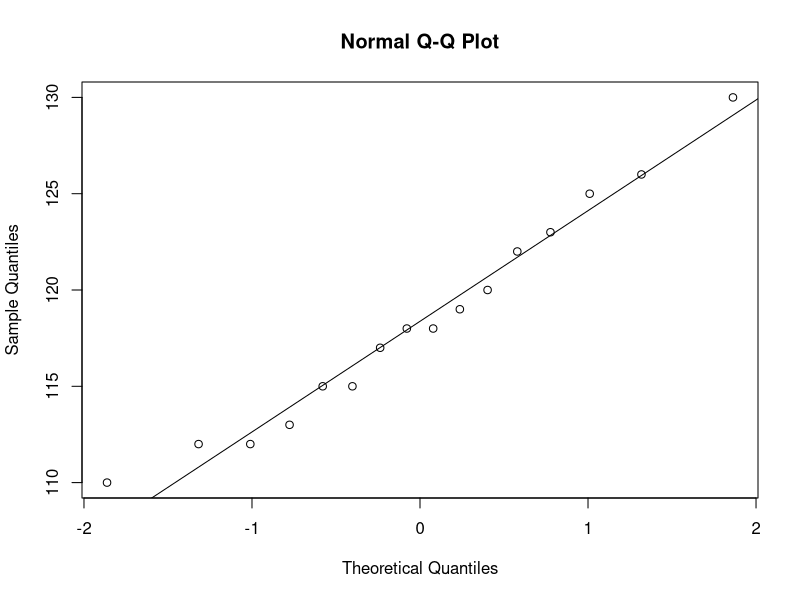

This chart was generated by the following R code:
# Problem 1:  The equatorial radius of the planet Jupiter is measured 
# 40 times independently by a process that is practically free of bias.  
# These measurements average (xbar) = 71492 kilometers with a standard 
# deviation 28 kilometers.  Find a 95% confidence interval for 
# the equatorial radius of Jupiter.

# 95% Confindence interval
# LB = xbar - 1.96*stddev/sqrt(n)
LB = 71492-1.96*28/sqrt(40)
LB
UB = 71492+1.96*28/sqrt(40)
UB


# 85% confidence interval

# za2 = qnorm(0.075,lower.tail=FALSE) = qnorm(0.925)
za2 = qnorm(0.925)
LB = 71492-za2*28/sqrt(40)
UB = 71492+za2*28/sqrt(40)
LB
UB

# Problem 2:  Suppose the researchers decided that it would be okay 
# to be accurate only within (+/-) 10 km.  What sample size would 
# achieve this margin of error?

(1.96*28/10)^2

# Problem 3:  A random sample of 16 Americans was taken in
# to determine the average number of pounds of beef eaten
# in a year.  The data is below:

x = c(118,115,125,110,112,130,117,112,115,120,113,118,119,122,123,126)
# Check to see if population is normally distributed
qqnorm(x)
qqline(x)

# Determine a 95% interval for the average number
# of pounds eaten annually by all americans.
m = mean(x)
1/0.03^2
s = sd(x)
n = length(x)
ta2 = qt(0.975,16-1)
LB = m-ta2*s/sqrt(n)
UB = m+ta2*s/sqrt(n)
LB
UB

# Problem 4:  A survey of college students was recently taken regarding 
# [redacted]
# 300 students were surveyed and 165 stated they approved of his 
# economic polices.  Construct a 95% confidence interval for the 
# proportion of students who approve of his economic policies.

ntilda = 300+4
ptilda = (165+2)/ntilda
qtilda = 1-ptilda

SE = sqrt(ptilda*qtilda/ntilda)
LB = ptilda - 1.96*SE
UB = ptilda + 1.96*SE
LB
UB


# Problem 5: A survey of SDSMT students is to be conducted with 
# regards to whether they think Statistics should be a required
# course for all majors.  How many students should be sample if
# they 95% confidence should have an error of no more than +/- 3%?

# So, most conservation is phat=0.5

# Approximate answer
1/0.03^2
# so 1112 (always round up)

# Actual answer
(1.96*0.5/0.03)^2
# So, 1068